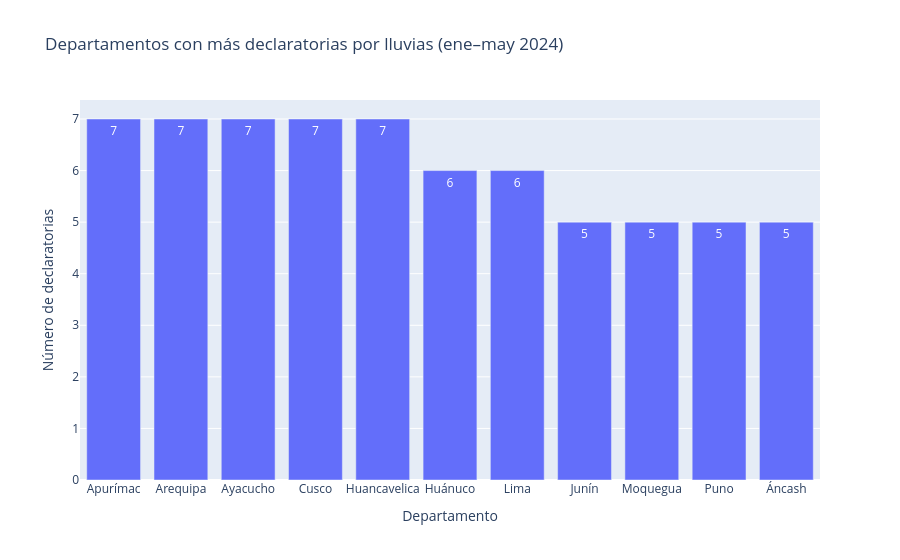

The code cell stored with this chart in its notebook:
### Markdown cell above
#### 8b. Departamentos con más declaratorias

Como Áncash, Junín, Moquegua y Puno empataron con 5 declaratorias cada uno (ocupando los puestos 8 al 11), el gráfico incluye a todos los empatados (11 departamentos) para no dejar fuera a nadie.

### Code cell
# Valor de corte: las declaratorias del departamento en el puesto 10
corte = tabla_final["declaratorias"].nlargest(10).min()

# Incluimos a todos los que alcanzan ese valor (así no se excluye a ningún empatado)
top10 = (tabla_final[tabla_final["declaratorias"] >= corte]
         .sort_values(["declaratorias", "departamento"], ascending=[False, True]))
print("Valor de corte:", corte, "| departamentos incluidos:", len(top10))

fig2 = px.bar(
    top10,
    x="departamento",
    y="declaratorias",
    text="declaratorias",
    labels={"departamento": "Departamento", "declaratorias": "Número de declaratorias"},
    title="Departamentos con más declaratorias por lluvias (ene–may 2024)")
fig2.show()

### Figure 1 — Plotly figure (JSON) as saved in the notebook; plotly's stock layout.template omitted (floating-point values rounded to 4 significant figures)
{"data": [{"hovertemplate": "Departamento=%{x}<br>Número de declaratorias=%{text}<extra></extra>", "legendgroup": "", "marker": {"color": "#636efa", "pattern": {"shape": ""}}, "name": "", "orientation": "v", "showlegend": false, "text": [7.0, 7.0, 7.0, 7.0, 7.0, 6.0, 6.0, 5.0, 5.0, 5.0, 5.0], "textposition": "auto", "type": "bar", "x": ["Apurímac", "Arequipa", "Ayacucho", "Cusco", "Huancavelica", "Huánuco", "Lima", "Junín", "Moquegua", "Puno", "Áncash"], "xaxis": "x", "y": [7, 7, 7, 7, 7, 6, 6, 5, 5, 5, 5], "yaxis": "y"}], "layout": {"barmode": "relative", "legend": {"tracegroupgap": 0}, "title": {"text": "Departamentos con más declaratorias por lluvias (ene–may 2024)"}, "xaxis": {"anchor": "y", "domain": [0, 1], "title": {"text": "Departamento"}}, "yaxis": {"anchor": "x", "domain": [0, 1], "title": {"text": "Número de declaratorias"}}}}
